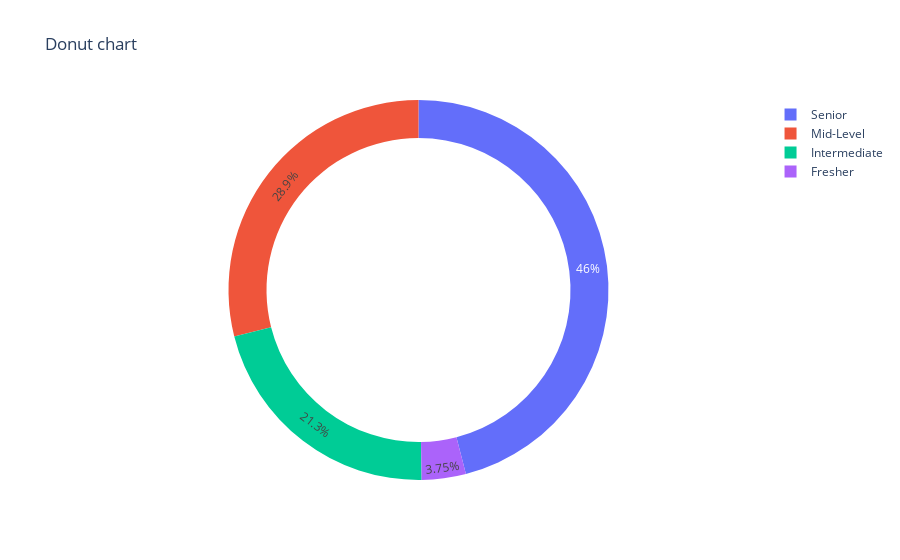

The notebook cell this image was saved under:
### Code cell
#Donut Chart
import pandas as pd
import plotly.express as px

Job_data = pd.read_csv(r"C:\Users\ASUS\Desktop\FILES\Data analysis\projects\Job db.csv")

px.pie(
    Job_data,
    values="Salary",
    names="Experience_categories",
    title="Donut chart",
    hole=0.8
    )

### Figure 1 — Plotly figure (JSON) as saved in the notebook; plotly's stock layout.template omitted (floating-point values rounded to 4 significant figures; data arrays with more than 128 entries replaced by an {"elided": "..."} marker saying what was removed)
{"data": [{"domain": {"x": [0, 1], "y": [0, 1]}, "hole": 0.8, "hovertemplate": "Experience_categories=%{label}<br>Salary=%{value}<extra></extra>", "labels": {"elided": "6702 str values"}, "legendgroup": "", "name": "", "showlegend": true, "type": "pie", "values": {"elided": "6702 int values"}}], "layout": {"legend": {"tracegroupgap": 0}, "title": {"text": "Donut chart"}}}
